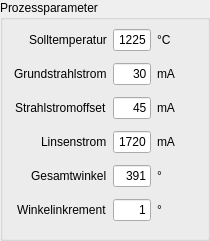
   <widget class="QGroupBox" name="groupBox">
    <property name="geometry">
     <rect>
      <x>10</x>
      <y>100</y>
      <width>210</width>
      <height>241</height>
     </rect>
    </property>
    <property name="title">
     <string>Prozessparameter</string>
    </property>
    <layout class="QHBoxLayout" name="horizontalLayout">
     <property name="topMargin">
      <number>3</number>
     </property>
     <item>
      <layout class="QGridLayout" name="gridLayout_4">
       <item row="3" column="1">
        <widget class="QLineEdit" name="par_il">
         <property name="maximumSize">
          <size>
           <width>38</width>
           <height>16777215</height>
          </size>
         </property>
         <property name="text">
          <string>1720</string>
         </property>
         <property name="alignment">
          <set>Qt::AlignRight|Qt::AlignTrailing|Qt::AlignVCenter</set>
         </property>
        </widget>
       </item>
       <item row="0" column="1">
        <widget class="QLineEdit" name="par_t_soll">
         <property name="maximumSize">
          <size>
           <width>38</width>
           <height>16777215</height>
          </size>
         </property>
         <property name="text">
          <string>1225</string>
         </property>
         <property name="alignment">
          <set>Qt::AlignRight|Qt::AlignTrailing|Qt::AlignVCenter</set>
         </property>
        </widget>
       </item>
       <item row="3" column="0" alignment="Qt::AlignRight">
        <widget class="QLabel" name="label_8">
         <property name="text">
          <string>Linsenstrom</string>
         </property>
        </widget>
       </item>
       <item row="1" column="1">
        <widget class="QLineEdit" name="par_i0">
         <property name="maximumSize">
          <size>
           <width>38</width>
           <height>16777215</height>
          </size>
         </property>
         <property name="text">
          <string>30</string>
         </property>
         <property name="alignment">
          <set>Qt::AlignRight|Qt::AlignTrailing|Qt::AlignVCenter</set>
         </property>
        </widget>
       </item>
       <item row="5" column="1">
        <widget class="QLineEdit" name="par_d_ang">
         <property name="maximumSize">
          <size>
           <width>38</width>
           <height>16777215</height>
          </size>
         </property>
         <property name="text">
          <string>1</string>
         </property>
         <property name="alignment">
          <set>Qt::AlignRight|Qt::AlignTrailing|Qt::AlignVCenter</set>
         </property>
        </widget>
       </item>
       <item row="0" column="2">
        <widget class="QLabel" name="label_2">
         <property name="text">
          <string>°C</string>
         </property>
        </widget>
       </item>
       <item row="3" column="2">
        <widget class="QLabel" name="label_9">
         <property name="text">
          <string>mA</string>
         </property>
        </widget>
       </item>
       <item row="1" column="2">
        <widget class="QLabel" name="label_5">
         <property name="text">
          <string>mA</string>
         </property>
        </widget>
       </item>
       <item row="1" column="0" alignment="Qt::AlignRight">
        <widget class="QLabel" name="label_3">
         <property name="text">
          <string>Grundstrahlstrom</string>
         </property>
        </widget>
       </item>
       <item row="5" column="2">
        <widget class="QLabel" name="label_25">
         <property name="text">
          <string>°</string>
         </property>
        </widget>
       </item>
       <item row="2" column="2">
        <widget class="QLabel" name="label_6">
         <property name="text">
          <string>mA</string>
         </property>
        </widget>
       </item>
       <item row="0" column="0" alignment="Qt::AlignRight">
        <widget class="QLabel" name="label">
         <property name="text">
          <string>Solltemperatur</string>
         </property>
        </widget>
       </item>
       <item row="2" column="0" alignment="Qt::AlignRight">
        <widget class="QLabel" name="label_7">
         <property name="text">
          <string>Strahlstromoffset</string>
         </property>
        </widget>
       </item>
       <item row="5" column="0" alignment="Qt::AlignRight">
        <widget class="QLabel" name="label_24">
         <property name="text">
          <string>Winkelinkrement</string>
         </property>
        </widget>
       </item>
       <item row="4" column="0" alignment="Qt::AlignRight">
        <widget class="QLabel" name="label_22">
         <property name="text">
          <string>Gesamtwinkel</string>
         </property>
        </widget>
       </item>
       <item row="2" column="1">
        <widget class="QLineEdit" name="par_di">
         <property name="maximumSize">
          <size>
           <width>38</width>
           <height>16777215</height>
          </size>
         </property>
         <property name="text">
          <string>45</string>
         </property>
         <property name="alignment">
          <set>Qt::AlignRight|Qt::AlignTrailing|Qt::AlignVCenter</set>
         </property>
        </widget>
       </item>
       <item row="4" column="1">
        <widget class="QLineEdit" name="par_ang">
         <property name="maximumSize">
          <size>
           <width>38</width>
           <height>16777215</height>
          </size>
         </property>
         <property name="text">
          <string>391</string>
         </property>
         <property name="alignment">
          <set>Qt::AlignRight|Qt::AlignTrailing|Qt::AlignVCenter</set>
         </property>
        </widget>
       </item>
       <item row="4" column="2">
        <widget class="QLabel" name="label_23">
         <property name="text">
          <string>°</string>
         </property>
        </widget>
       </item>
      </layout>
     </item>
    </layout>
   </widget>
